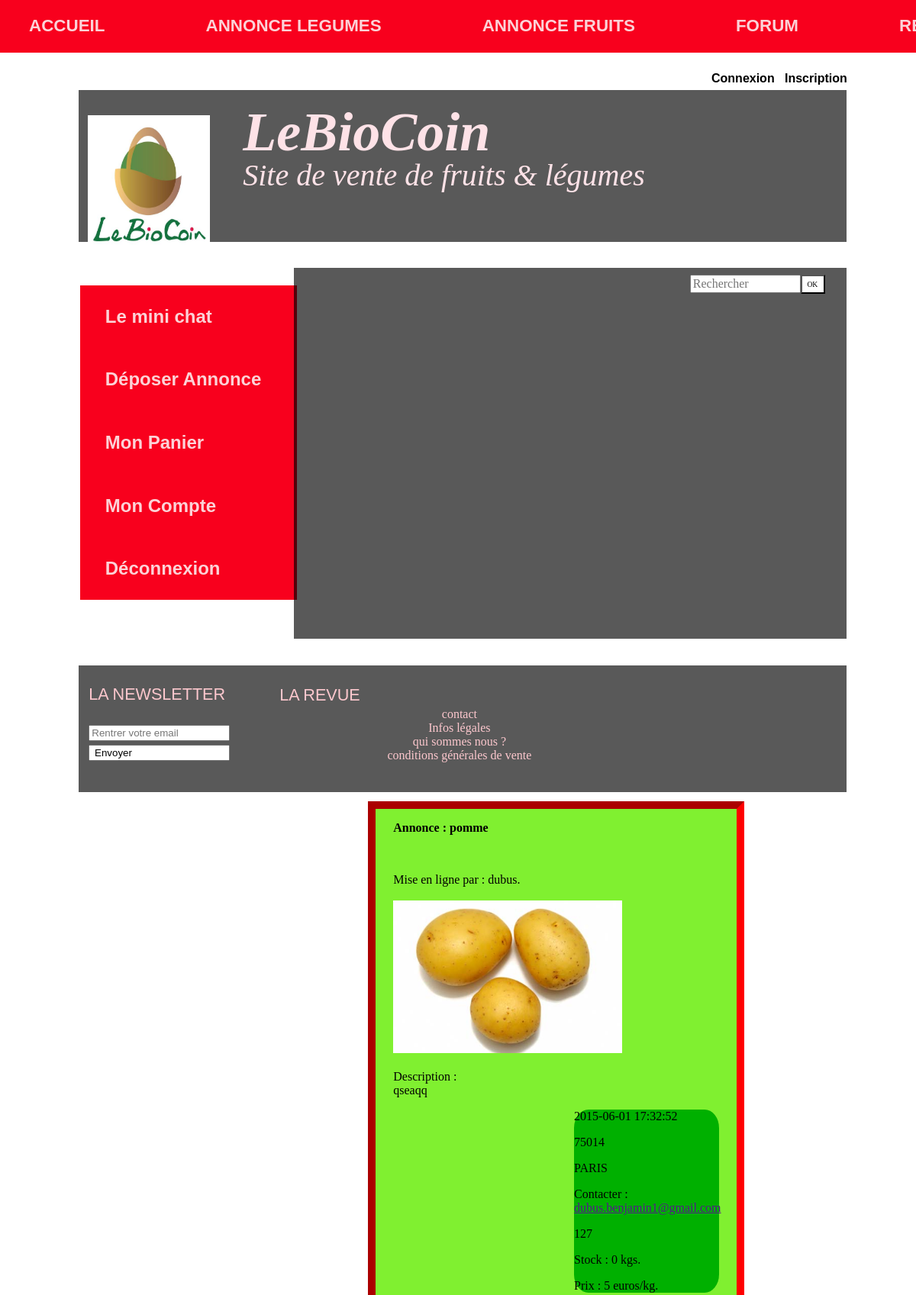
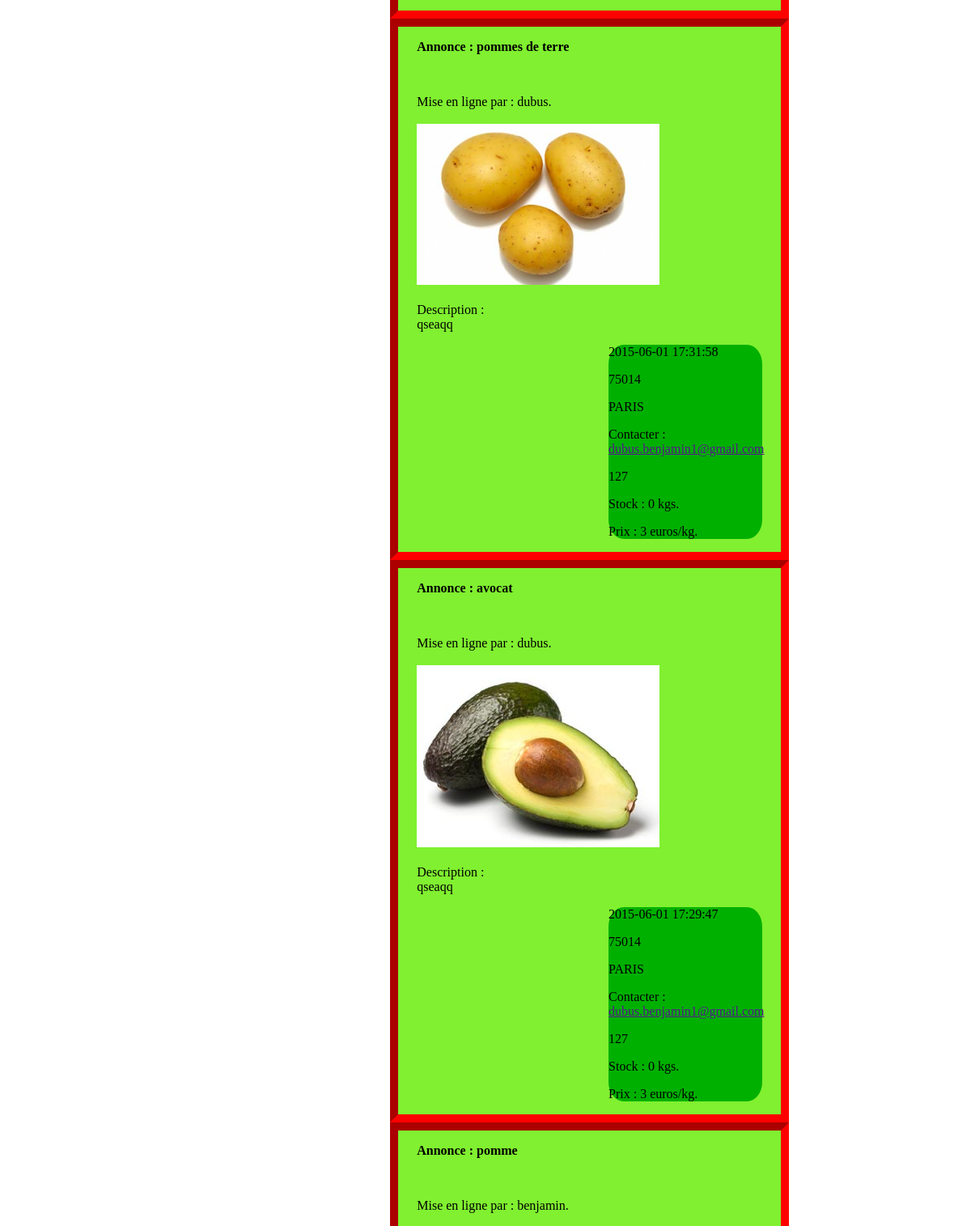
The page / (upper part) on the database its author committed (2 pictures, top to bottom).
### tables this page shows
CREATE TABLE IF NOT EXISTS `annonce` (
  `id_annonce` int(11) NOT NULL AUTO_INCREMENT,
  `codepostal` int(5) NOT NULL,
  `ville` varchar(20) NOT NULL,
  `region` varchar(20) NOT NULL,
  `nom` varchar(12) NOT NULL,
  `mail` varchar(320) NOT NULL,
  `tel` tinyint(10) NOT NULL,
  `titre` text NOT NULL,
  `variete` varchar(20) NOT NULL,
  `photo_annonce` blob NOT NULL,
  `texte` text NOT NULL,
  `quantite` int(11) NOT NULL,
  `prix` float NOT NULL,
  `date_ajout` datetime NOT NULL,
  `id_cat_annonce` int(11) NOT NULL,
  `id_cat_produit` int(11) NOT NULL,
  PRIMARY KEY (`id_annonce`),
  KEY `id_cat_annonce` (`id_cat_annonce`),
  KEY `id_cat_produit` (`id_cat_produit`)
);

### index.php (called while the page is built, shortened)
<?php include("annonce_vue.php"); ?>

### annonce_vue.php (the view, shortened to what this page needs)
<?php include ('header.php') ?>
<?php
try
{
	$base = new PDO('mysql:host=localhost;dbname=mabase;charset=utf8', 'root', '');
}
catch(Exception $e)
{
	die('Erreur : '.$e->getMessage());
}
$reponse = $base->query('SELECT * FROM annonce WHERE date_ajout IS NOT NULL ORDER BY date_ajout DESC');
while ($donnees = $reponse->fetch())
{
	?>
<div id="annoncecadre">
	<section id="annonce_gauche">
		<p id="titreannonce">Annonce : <?php echo htmlentities($donnees['titre']); ?></p><br />
		<p>	Mise en ligne par : <?php echo htmlentities($donnees['nom']) ?>. <br />
			<?php echo htmlentities($donnees['variete']) ?> <br/>
			<?php echo "<img src='controlleurs/uploads/".$donnees['photo_annonce']."'srcset=\"controlleurs/uploads/".$donnees['photo_annonce']." 1x,
             controlleurs/uploads/".$donnees['photo_annonce']." 320w 1x,
             controlleurs/uploads/".$donnees['photo_annonce']." 320w 2x\"  width=\"300\" height=\"300\" onmouseover=\"this.width=400; this.heigth=400;\" onmouseout =\"this.width=300; this.heigth=300;\"alt=\"\">"; ?> <br/><br/>
			Description : <br/> <?php echo htmlentities($donnees['texte'])?>
		</p>
	</section>
	<section id="annonce_droite">
		<p id="datehautdroit"><?php echo htmlentities($donnees['date_ajout']); ?></p>
		<p><?php echo htmlentities($donnees['codepostal']); ?></p>
		<p><?php echo htmlentities($donnees['ville']); ?></p>
		<p>Contacter : <a href="<?php 'echo htmlentities($donnees[\'mail\']);' ?>"><?php echo htmlentities($donnees['mail']); ?></a> </p>
		<p><?php echo htmlentities($donnees['tel']); ?> </p>
		<p>Stock : <?php echo htmlentities($donnees['quantite']); ?> kgs.</p>
		<p>Prix : <?php echo htmlentities($donnees['prix']); ?> euros/kg.</p>
	</section>
</div>
<?php
}
?>

### header.php (shortened to what this page needs)
<!DOCTYPE html>
<html>
<head>
	<link rel="stylesheet" href="styles/header.css">
</head>
<body>
	<div id="connexion" onClick="bascule('connex');"><a>Connexion</a></div>
	<div id="inscription"><a href="inscription.php">Inscription</a></div>
	<div id="menu">
		<ul>
             <li class="menu1"><a href ="pagedaccueil.php">ACCUEIL</a></li><li class="menu1"><a href="annonce_vue.php">ANNONCE LEGUMES</li><li class="menu1"><a href="annonce_vue.php">ANNONCE FRUITS</a></li><li class="menu1"><a href="forum/index.php">FORUM</a></li><li class="menu1"><a>RECETTES</a></li>
  </ul>
</div>
<div id="bloc1">
	<div id="nom">
		<h1>LeBioCoin</h1>
	</div>
	<div id="logo">
		<img src="Images/logo.PNG" width="160" height="170"></img>
	</div>
	<div id="nom2">
		<p> Site de vente de fruits & légumes</p>
	</div>
</div>
<div id="menu_vertical">
	<ul>
              <li class="menu2"><a href="chat.php">Le mini chat</a></li><li class="menu2"><a href="annonce.php">Déposer Annonce</a></li><li class="menu2"><a href="http://www.creativejuiz.fr/blog/theme/css-css3">Mon Panier</a></li><li class="menu2"><a href="compte_utilisateur.php">Mon Compte</a></li><li class="menu2"><a href="http://www.creativejuiz.fr/blog/theme/css-css3">Déconnexion</a></li>
    </ul>
</div>
<div id="bloc2">
	<div id="recherche">
		<form >
			<input class="barre" type="search" name="recherche" placeholder="Rechercher"/>
			<input class="bouton" type="submit" value="OK"/>
		</form>
	</div>
</div>
<div id="bloc3">
	<div id="newsletter">
		<p class="titre_footer1">LA NEWSLETTER</p>
		<form action="news">
			<input type="text" name="pseudo" placeholder="Rentrer votre email" />
			<input type="bouton" name="submit" value=" Envoyer"/>
		</form>
	</div>
	<div id="revue">
		<p class="titre_footer2">LA REVUE</p>
	</div>
	<footer>
		<center>
			<ul>
				<li><a href="contact.php">contact</a></li>
				<li><a href="mentionlegale.php">Infos légales</a></li>
				<li><a href="quisommesnous.php">qui sommes  nous ?</a></li>
				<li><a href="conditions.php">conditions générales de vente</a></li>
			</ul>
		</center>
	</footer>
</div>
	</body>
	</html>

### rows shown on the page
annonce: titre "pomme", nom "dubus", photo_annonce (picture), texte "qseaqq", date_ajout "2015-06-01 17:32:52", codepostal "75014", ville "PARIS", mail "dubus.benjamin1@gmail.com", tel "127", quantite "0", prix "5"
annonce: titre "pommes de terre", nom "dubus", photo_annonce (picture), texte "qseaqq", date_ajout "2015-06-01 17:31:58", codepostal "75014", ville "PARIS", mail "dubus.benjamin1@gmail.com", tel "127", quantite "0", prix "3"
annonce: titre "avocat", nom "dubus", photo_annonce (picture), texte "qseaqq", date_ajout "2015-06-01 17:29:47", codepostal "75014", ville "PARIS", mail "dubus.benjamin1@gmail.com", tel "127", quantite "0", prix "3"
annonce: titre "pomme", nom "benjamin"
